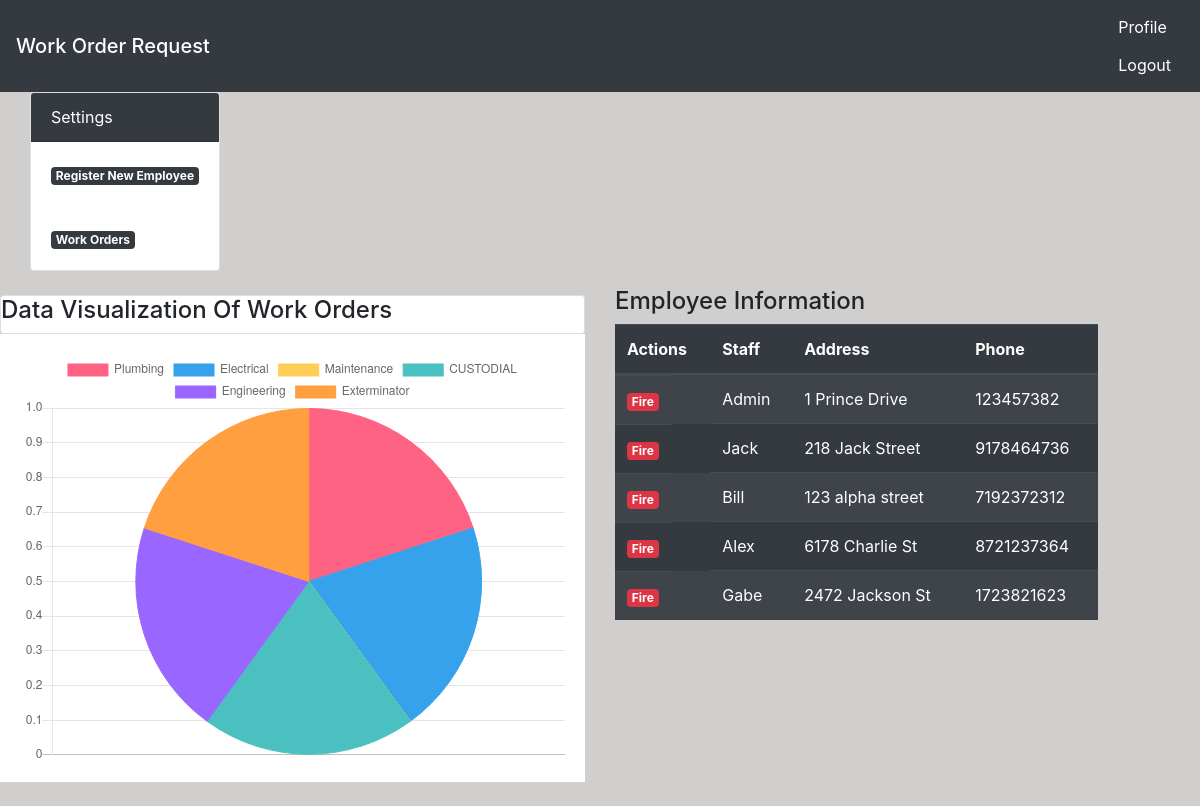
Screenshot of /portal/ (signed in) with the database file from the repository.
### user/models.py (models this page shows, shortened)
class Profile(models.Model):
    staff= models.OneToOneField(User, on_delete=models.CASCADE, null=True)
    address = models.CharField(max_length=200, null=True)
    phone = models.CharField(max_length=20, null=True)
    img = models.ImageField(default= 'avatar.jpg', upload_to='Profile_Images')

### dashboard/views.py (the view)
# urls.py: path('portal/', views.admin_index, name='admin-index'),
@login_required
def admin_index(request):
    report_data = reportData.objects.all()
    staff_data = Profile.objects.all()
    pl = reportData.objects.filter(cateogry="PL").count
    el = reportData.objects.filter(cateogry="EL").count
    mt = reportData.objects.filter(cateogry="MT").count
    cas = reportData.objects.filter(cateogry="CAS").count
    eng= reportData.objects.filter(cateogry="ENG").count
    ext = reportData.objects.filter(cateogry="EXT").count
    context ={
        'report_data':report_data,
        'staff_data':staff_data,
        'pl':pl,
        'el':el,
        'mt':mt,
        'cas':cas,
        'eng':eng,
        'ext':ext,
    }
    return render(request, 'dashboard/admin.html', context)

### templates/dashboard/admin.html (shortened to what this page needs)
{% extends 'partials/base.html' %}
{% load crispy_forms_tags %}
{% block content %}
{% if user.is_authenticated and user.is_staff and user.is_superuser %}
<div class="container">
    <div class="row md-8">
        <div class="card">
            <div class="card-header bg-dark text-white">
                Settings
            </div>
            <div class="card-body">
                <div class="row">
                    <div class="col-md-10 p-7">
                        <div class="text-decoration-none text-dark">
                            <a class= "badge badge-dark" href="{% url 'user-register' %}"> Register New Employee</a>
                            </div>
                        </div>
                    </div>
                </div>
                <div class="card-body">
                    <div class="model-footer">
                        <a class="badge badge-dark" href="{% url 'staff-index' %}"> Work Orders</a>
                    </div>
            </div>
            </div>
        </div>
    </div>
<div class="row ">
    <div class="col-md-6 my-4">
        <div class="card">
            <h4> Data Visualization Of Work Orders </h4>
        </div>
        <div class="bg-white">
            <div class="card-body">
                <canvas id="myChart1" width="400" height="300"></canvas>
                <script>
                    var ctx = document.getElementById('myChart1').getContext('2d');
                    var myChart1 = new Chart(ctx, {
                        type: 'pie',
                        data: {
                            labels: ['Plumbing', 'Electrical', 'Maintenance', 'CUSTODIAL', 'Engineering', 'Exterminator'],
                    datasets: [{
                        label: 'Number of Products',
                        data: ['{{pl}}', '{{el}}', '{{mt}}', '{{cas}}', '{{eng}}', '{{ext}}'],
                        backgroundColor: [
                            'rgba(255, 99, 132, 1)',
                            'rgba(54, 162, 235, 1)',
                            'rgba(255, 206, 86, 1)',
                            'rgba(75, 192, 192, 1)',
                            'rgba(153, 102, 255, 1)',
                            'rgba(255, 159, 64, 1)'
                        ],
                            borderColor: [
                                'rgba(255, 99, 132, 1)',
                                'rgba(54, 162, 235, 1)',
                                'rgba(255, 206, 86, 1)',
                                'rgba(75, 192, 192, 1)',
                                'rgba(153, 102, 255, 1)',
                                'rgba(255, 159, 64, 1)'
                            ],
                                borderWidth: 1
                    }]
                        },
                    options: {
                        scales: {
                            yAxes: [{
                                ticks: {
                                    beginAtZero: true
                                }
                            }]
                        }
                    }
                    });
                </script>
            </div>
        </div>
    </div>
    <div class="col-md-5 my-3">
        <h4> Employee Information</h4>
        <table class="table table-striped table-dark">
            <thead>
              <tr>
                <th scope="col">Actions</th>
                <th scope="col">Staff</th>
                <th scope="col">Address</th>
                <th scope="col">Phone</th>
              </tr>
            </thead>
            <tbody>
                {% for data in staff_data%}
              <tr>
                <td class="float-left">
                    <a href="{% url 'admin-fire' data.id %}" class="badge badge-danger">Fire</a>
                </td>
                <td>{{data.staff.username}}</td>
                <td>{{data.address}}</td>
                <td>{{data.phone}}</td>
              </tr>
                {% endfor %}
            </tbody>
        </table>
    </div>
</div>
{% else %}
<div class="container">
    <h3> Do not have Permission to access this page :(</h3>
</div>
{% endif%}
{% endblock %}

### static/style.css (style rules this page uses)
body { background: rgb(209, 206, 206); }

### rows the page displays
Profile: staff.username "Admin", address "1 Prince Drive", phone "123457382"
Profile: staff.username "Jack", address "218 Jack Street", phone "9178464736"
Profile: staff.username "Bill", address "123 alpha street", phone "7192372312"
Profile: staff.username "Alex", address "6178 Charlie St", phone "8721237364"
Profile: staff.username "Gabe", address "2472 Jackson St", phone "1723821623"

### other values shown
chart data {{ pl }} 1
chart data {{ el }} 1
chart data {{ mt }} 0
chart data {{ cas }} 1
